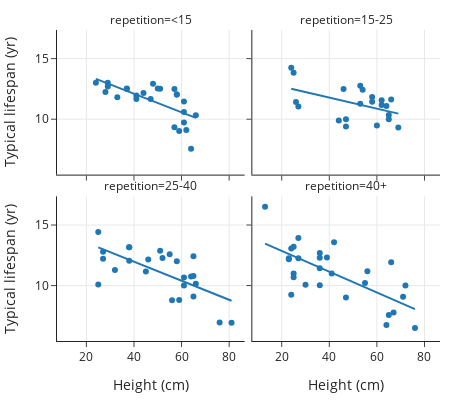

Source (notebook cell):
### Markdown cell above
```python
px.scatter(dogs.dropna(subset=['repetition']), 
           x='height', y='longevity', trendline='ols', 
           facet_col='repetition', facet_col_wrap=2,
           labels={'height':'Height (cm)', 
                   'longevity':'Typical lifespan (yr)'})
```

### Code cell
fig = px.scatter(dogs.dropna(subset=['repetition']), x='height', y='longevity', 
                 facet_col='repetition', facet_col_wrap=2, trendline='ols',
                width=450, height=400, 
                labels={'height':'Height (cm)', 'longevity':'Typical lifespan (yr)'
                       })
margin(fig, t=30)
fig.show()

### Figure 1 — Plotly figure (JSON) as saved in the notebook; plotly's stock layout.template omitted (floating-point values rounded to 4 significant figures)
{"data": [{"hovertemplate": "repetition=<15<br>Height (cm)=%{x}<br>Typical lifespan (yr)=%{y}<extra></extra>", "legendgroup": "", "marker": {"color": "#1F77B4", "symbol": "circle"}, "mode": "markers", "name": "", "orientation": "v", "showlegend": false, "type": "scatter", "x": [51, 48, 41, 37, 24, 47, 37, 33, 50, 41, 61, 58, null, 58, 59, 66, 61, 28, 62, 61, 64, 61, 61, 29, 61, 57, 44, 29, 47, 57, 64], "xaxis": "x3", "y": [12.52, 12.92, 11.66, 12.5, 13, 11.67, 12.53, 11.81, 12.54, 11.95, 11.46, 12.04, 9.67, 12.04, 9.02, 10.33, 10.6, 12.25, 9.11, 9.73, 7.56, null, null, 12.7, null, 9.33, 12.17, 13, null, 12.5, null], "yaxis": "y3"}, {"hovertemplate": "<b>OLS trendline</b><br>longevity = -0.0766249 * height + 15.1648<br>R<sup>2</sup>=0.454049<br><br>repetition=<15<br>Height (cm)=%{x}<br>Typical lifespan (yr)=%{y} <b>(trend)</b><extra></extra>", "legendgroup": "", "marker": {"color": "#1F77B4", "symbol": "circle"}, "mode": "lines", "name": "", "showlegend": false, "type": "scatter", "x": [24, 28, 29, 29, 33, 37, 37, 41, 41, 44, 47, 48, 50, 51, 57, 57, 58, 58, 59, 61, 61, 61, 62, 64, 66], "xaxis": "x3", "y": [13.33, 13.02, 12.94, 12.94, 12.64, 12.33, 12.33, 12.02, 12.02, 11.79, 11.56, 11.49, 11.33, 11.26, 10.8, 10.8, 10.72, 10.72, 10.64, 10.49, 10.49, 10.49, 10.41, 10.26, 10.11], "yaxis": "y3"}, {"hovertemplate": "repetition=15-25<br>Height (cm)=%{x}<br>Typical lifespan (yr)=%{y}<extra></extra>", "legendgroup": "", "marker": {"color": "#1F77B4", "symbol": "circle"}, "mode": "markers", "name": "", "orientation": "v", "showlegend": false, "type": "scatter", "x": [null, 25, 46, 26, 27, null, 66, 58, 54, 60, 64, 62, 62, 53, 65, 47, 65, 47, 69, 58, 46, 53, 44, null, 29, 51, 25, 42, 24], "xaxis": "x4", "y": [14, 13.84, 12.49, 11.42, 11.05, 12.6, 11.63, 11.83, 12.44, 9.48, 11.1, 11.57, 11.17, 11.27, 10.34, 10, 10, 9.4, 9.32, 11.45, null, 12.77, 9.9, 9.32, null, null, null, null, 14.25], "yaxis": "y4"}, {"hovertemplate": "<b>OLS trendline</b><br>longevity = -0.0456982 * height + 13.6117<br>R<sup>2</sup>=0.235689<br><br>repetition=15-25<br>Height (cm)=%{x}<br>Typical lifespan (yr)=%{y} <b>(trend)</b><extra></extra>", "legendgroup": "", "marker": {"color": "#1F77B4", "symbol": "circle"}, "mode": "lines", "name": "", "showlegend": false, "type": "scatter", "x": [24, 25, 26, 27, 44, 46, 47, 47, 53, 53, 54, 58, 58, 60, 62, 62, 64, 65, 65, 66, 69], "xaxis": "x4", "y": [12.51, 12.47, 12.42, 12.38, 11.6, 11.51, 11.46, 11.46, 11.19, 11.19, 11.14, 10.96, 10.96, 10.87, 10.78, 10.78, 10.69, 10.64, 10.64, 10.6, 10.46], "yaxis": "y4"}, {"hovertemplate": "repetition=25-40<br>Height (cm)=%{x}<br>Typical lifespan (yr)=%{y}<extra></extra>", "legendgroup": "", "marker": {"color": "#1F77B4", "symbol": "circle"}, "mode": "markers", "name": "", "orientation": "v", "showlegend": false, "type": "scatter", "x": [55, null, 51, 27, null, 27, 65, 25, 52, null, 25, 32, 38, 58, null, 66, 65, 59, 61, 81, 76, 58, 42, 64, 48, 64, 61, 45, 61, 64, 46, 71, 65, null, 38, 46, 38, 38, 56], "xaxis": "x", "y": [12.58, 12.63, 12.87, 12.8, 13.51, 12.21, 12.42, 14.42, 12.28, 10.92, 10.1, 11.29, 12.05, 12, 9.36, 10.16, 9.1, 8.81, 10.67, 6.94, 6.96, null, null, null, null, 10.75, null, 11.17, 10, null, null, null, 10.8, 8.7, 13.17, 12.16, null, 13.17, 8.8], "yaxis": "y"}, {"hovertemplate": "<b>OLS trendline</b><br>longevity = -0.0787387 * height + 15.126<br>R<sup>2</sup>=0.445933<br><br>repetition=25-40<br>Height (cm)=%{x}<br>Typical lifespan (yr)=%{y} <b>(trend)</b><extra></extra>", "legendgroup": "", "marker": {"color": "#1F77B4", "symbol": "circle"}, "mode": "lines", "name": "", "showlegend": false, "type": "scatter", "x": [25, 25, 27, 27, 32, 38, 38, 38, 45, 46, 51, 52, 55, 56, 58, 59, 61, 61, 64, 65, 65, 65, 66, 76, 81], "xaxis": "x", "y": [13.16, 13.16, 13.0, 13.0, 12.61, 12.13, 12.13, 12.13, 11.58, 11.5, 11.11, 11.03, 10.8, 10.72, 10.56, 10.48, 10.32, 10.32, 10.09, 10.01, 10.01, 10.01, 9.929, 9.142, 8.748], "yaxis": "y"}, {"hovertemplate": "repetition=40+<br>Height (cm)=%{x}<br>Typical lifespan (yr)=%{y}<extra></extra>", "legendgroup": "", "marker": {"color": "#1F77B4", "symbol": "circle"}, "mode": "markers", "name": "", "orientation": "v", "showlegend": false, "type": "scatter", "x": [27, 13, 23, 25, null, 36, 39, 41, 24, 36, 42, 36, 23, 25, 66, null, 56, null, 71, 55, 47, 64, 65, 76, 67, null, 30, 72, 24, 37, 36, 27, 25], "xaxis": "x2", "y": [13.92, 16.5, 12.25, 13.2, 12, 12.3, 12.31, 11, 13.07, 11.43, 13.58, 10.02, 12.17, 10.69, 11.92, 11.56, 11.19, 9, 9.08, 10.21, 9.01, 6.75, 7.57, 6.5, 7.78, 6.29, 10.08, 10, 9.25, null, 12.7, 12.25, 11], "yaxis": "y2"}, {"hovertemplate": "<b>OLS trendline</b><br>longevity = -0.0858459 * height + 14.5806<br>R<sup>2</sup>=0.487114<br><br>repetition=40+<br>Height (cm)=%{x}<br>Typical lifespan (yr)=%{y} <b>(trend)</b><extra></extra>", "legendgroup": "", "marker": {"color": "#1F77B4", "symbol": "circle"}, "mode": "lines", "name": "", "showlegend": false, "type": "scatter", "x": [13, 23, 23, 24, 24, 25, 25, 25, 27, 27, 30, 36, 36, 36, 36, 39, 41, 42, 47, 55, 56, 64, 65, 66, 67, 71, 72, 76], "xaxis": "x2", "y": [13.46, 12.61, 12.61, 12.52, 12.52, 12.43, 12.43, 12.43, 12.26, 12.26, 12.01, 11.49, 11.49, 11.49, 11.49, 11.23, 11.06, 10.98, 10.55, 9.859, 9.773, 9.086, 9.001, 8.915, 8.829, 8.485, 8.4, 8.056], "yaxis": "y2"}], "layout": {"annotations": [{"font": {}, "showarrow": false, "text": "repetition=25-40", "x": 0.245, "xanchor": "center", "xref": "paper", "y": 0.465, "yanchor": "bottom", "yref": "paper"}, {"font": {}, "showarrow": false, "text": "repetition=40+", "x": 0.755, "xanchor": "center", "xref": "paper", "y": 0.465, "yanchor": "bottom", "yref": "paper"}, {"font": {}, "showarrow": false, "text": "repetition=<15", "x": 0.245, "xanchor": "center", "xref": "paper", "y": 1.0, "yanchor": "bottom", "yref": "paper"}, {"font": {}, "showarrow": false, "text": "repetition=15-25", "x": 0.755, "xanchor": "center", "xref": "paper", "y": 1.0, "yanchor": "bottom", "yref": "paper"}], "height": 400, "legend": {"tracegroupgap": 0}, "margin": {"t": 30}, "width": 450, "xaxis": {"anchor": "y", "autorange": true, "domain": [0, 0.49], "range": [7.467, 86.53], "title": {"text": "Height (cm)"}, "type": "linear"}, "xaxis2": {"anchor": "y2", "autorange": true, "domain": [0.51, 1], "matches": "x", "range": [7.467, 86.53], "title": {"text": "Height (cm)"}, "type": "linear"}, "xaxis3": {"anchor": "y3", "autorange": true, "domain": [0, 0.49], "matches": "x", "range": [7.467, 86.53], "showticklabels": false, "type": "linear"}, "xaxis4": {"anchor": "y4", "autorange": true, "domain": [0.51, 1], "matches": "x", "range": [7.467, 86.53], "showticklabels": false, "type": "linear"}, "yaxis": {"anchor": "x", "autorange": true, "domain": [0, 0.465], "range": [5.376, 17.41], "title": {"text": "Typical lifespan (yr)"}, "type": "linear"}, "yaxis2": {"anchor": "x2", "autorange": true, "domain": [0, 0.465], "matches": "y", "range": [5.376, 17.41], "showticklabels": false, "type": "linear"}, "yaxis3": {"anchor": "x3", "autorange": true, "domain": [0.535, 1.0], "matches": "y", "range": [5.376, 17.41], "title": {"text": "Typical lifespan (yr)"}, "type": "linear"}, "yaxis4": {"anchor": "x4", "autorange": true, "domain": [0.535, 1.0], "matches": "y", "range": [5.376, 17.41], "showticklabels": false, "type": "linear"}}}
